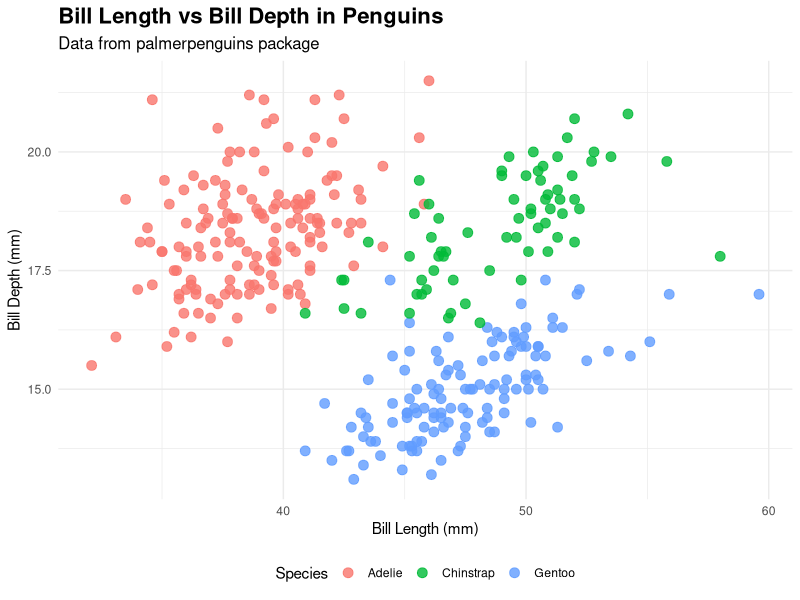

Reproduce this figure in R.
## ---- chunk 1
suppressPackageStartupMessages(library(tidyverse))
library(palmerpenguins)
## ---- chunk 2
# Load required libraries
library(tidyverse)
library(palmerpenguins)

# Create the plot
ggplot(data = penguins, aes(x = bill_length_mm, y = bill_depth_mm, color = species)) +
  geom_point(size = 3, alpha = 0.8) +
  labs(
    title = "Bill Length vs Bill Depth in Penguins",
    subtitle = "Data from palmerpenguins package",
    x = "Bill Length (mm)",
    y = "Bill Depth (mm)",
    color = "Species"
  ) +
  theme_minimal() +
  theme(
    plot.title = element_text(face = "bold", size = 16),
    plot.subtitle = element_text(size = 12),
    legend.position = "bottom"
  )
